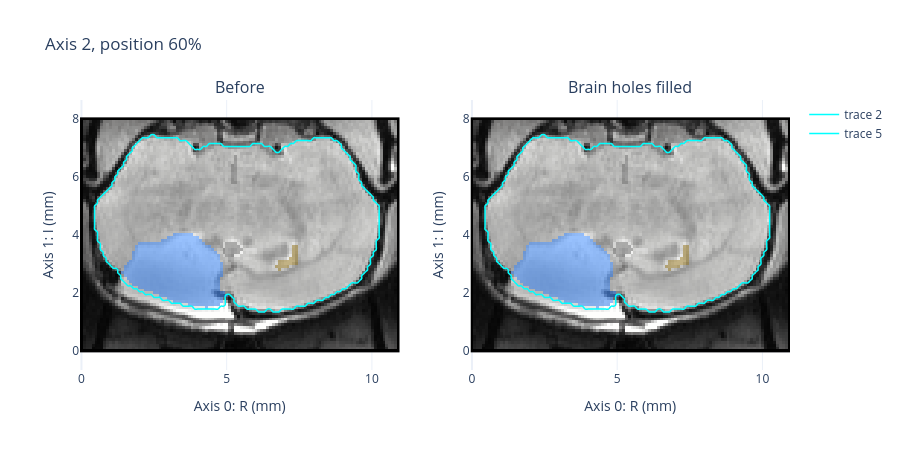

Notebook code cell kept with this figure:
### Markdown cell above
## Fill small holes in the binary brain mask

### Code cell
fill_holes = morphology_refinement_callback(
    fill_small_holes=True, remove_small_objects=False, holes_max_area=HOLES_MAX_AREA,
)
filled_brain = fill_holes(model_brain)
hole_filled = separated.with_masks(separated_regions, filled_brain)
show_pair(separated, hole_filled, "Brain holes filled")
